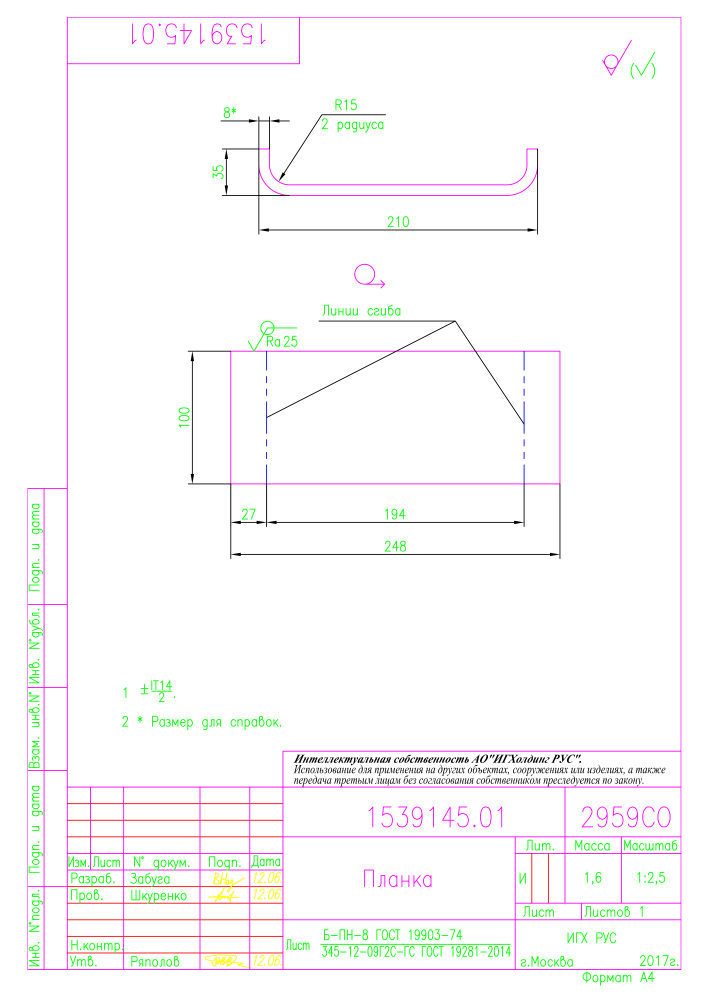
#> input picture dataset/clear_sum_dataset/vse_png/1539145_01.png, 4959 x 7017 px (shown at 1/7 size)
$ python -i notation_recovery_v1.py   (imports and definitions only)
#> lines starting #> are read from the running program, lines starting #| are printed output that depends on the picture; after the words box and inside, x2 and y2 are one past the last pixel; in counts of white or black regions, pixels touching at a corner belong together
"""Bounded research hypotheses for diameter search and row re-recognition.

No target strings or annotation boxes are runtime inputs. Original observations
are immutable; template scores are neither OCR confidence nor semantic proof.
This module is deliberately separate from the admitted service profiles.
"""
from copy import deepcopy
import math
import re

import cv2
import numpy as np

POLICY = {
    'version': 'notation-recovery/1.0', 'maximum_lines': 128,
    'maximum_rec_calls': 256, 'maximum_template_lines': 64,
    'maximum_band_pixels': 393216, 'maximum_band_width': 2048,
    'rectified_height': 128, 'template_scales': [.70, .85, 1., 1.15],
    'template_angles': [-10, 0, 10], 'maximum_templates': 4,
    'threshold_candidates': [.60, .65, .70, .75, .80, .85, .90, .95],
    'group_angle_degrees': 10, 'group_height_ratio': 1.8,
    'group_center_offset_heights': .30, 'group_gap_heights': .75,
    'maximum_group_members': 6, 'maximum_group_width_heights': 12,
    'thin_width_height_ratio': .045, 'thin_width_px': 8,
    'dilation_kernel': [2, 2], 'confidence_threshold': .65,
    'physical_geometry_approved': False, 'production_admitted': False,
}


# [6 lines left out: function bounds, not called in this run]


def polygon(box):
    x, y, r, b = box
    return [[x,y], [r,y], [r,b], [x,b]]


# [46 lines left out: functions project, _basis, rectify, not called in this run]


def ink(gray):
    return cv2.threshold(gray, 0, 255, cv2.THRESH_BINARY_INV+cv2.THRESH_OTSU)[1]


# [133 lines left out: functions trim_ink, _rotated, search_diameter, diameter_hypotheses, _barrier, assemble_rows, not called in this run]


def stroke_width(gray):
    binary=ink(gray)
    dist=cv2.distanceTransform(binary,cv2.DIST_L2,5)
    peaks=(dist>0)&(dist>=cv2.dilate(dist,np.ones((3,3),np.uint8))-.01)
    return float(np.median(2*dist[peaks])) if np.any(peaks) else 0.


# [21 lines left out: functions thicken, line_for_recognition, not called in this run]

>>> import cv2
>>> picture = cv2.imread('../../dataset/clear_sum_dataset/vse_png/1539145_01.png', cv2.IMREAD_GRAYSCALE)
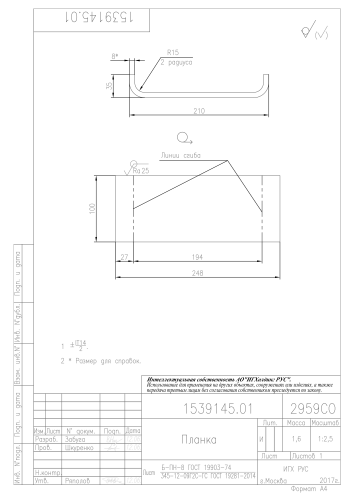
#> picture: shape (7017, 4959) (shown at 1/14 size); min 0, max 255, mean 250.3
>>> result = stroke_width(picture)
#> in ink, `return cv2.threshold(gray, 0, 255, cv2.THRESH_BINARY_INV+cv2.THRESH_OT..`:
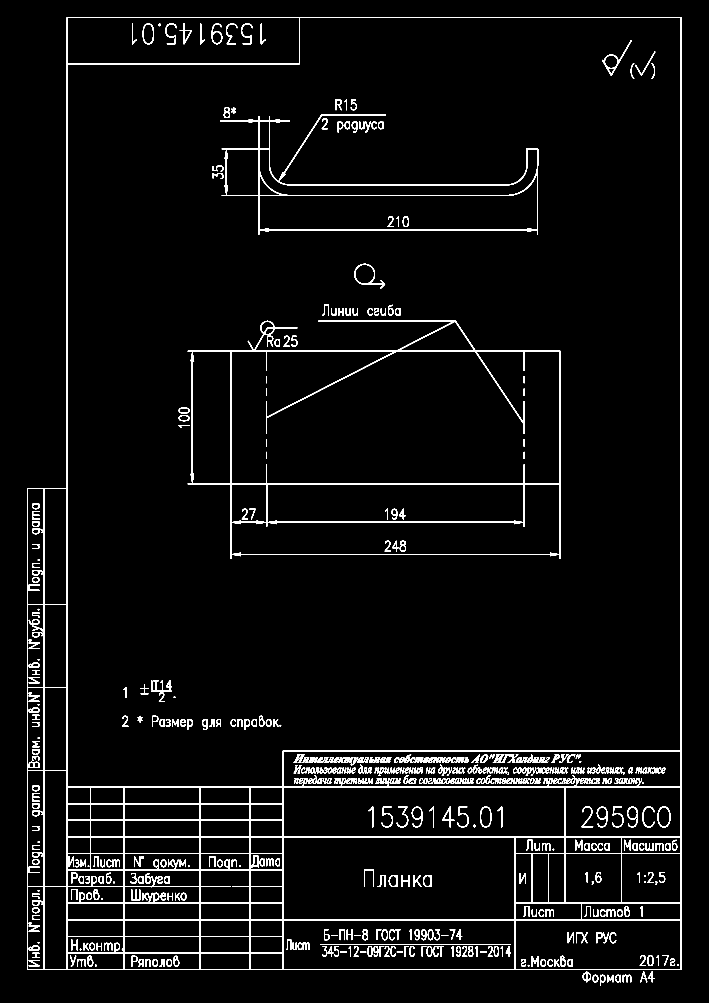
#> returned value: shape (7017, 4959) (shown at 1/7 size); 2.9% white; 536 white regions, largest, box (x1, y1, x2, y2) and area: (192, 120, 4769, 6790) 404852, (1314, 2244, 3923, 3913) 122778, (1544, 800, 3767, 1642) 67858
#> in stroke_width, `dist=cv2.distanceTransform(binary,cv2.DIST_L2,5)`:
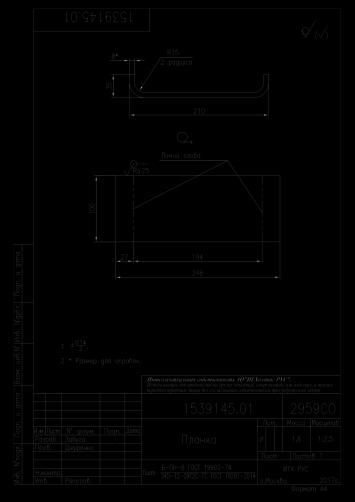
#> dist: shape (7017, 4959) float32 (shown at 1/14 size); min 0, max 10.59, mean 0.0568; drawn with min black and max white
#> in stroke_width, `peaks=(dist>0)&(dist>=cv2.dilate(dist,np.ones((3,3),np.uint8))-.01)`:
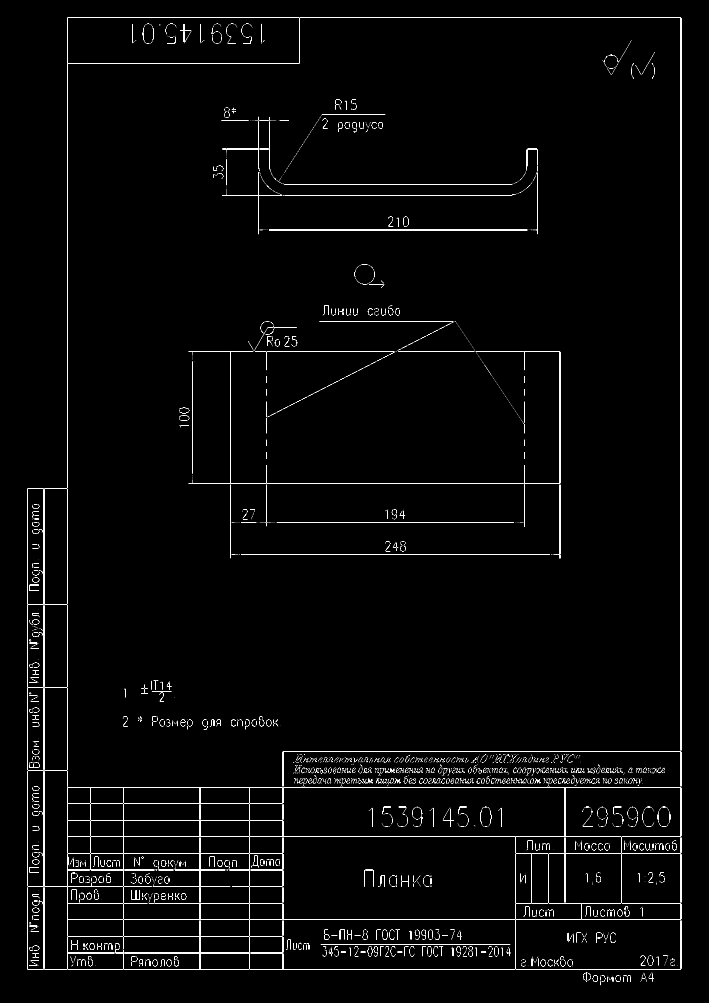
#> peaks: shape (7017, 4959) bool (shown at 1/7 size); 0.69% white in thin lines or dots, all inside (x1, y1, x2, y2) = (193, 121, 4768, 6896)
#> result = 6

$ run again, on dataset/clear_sum_dataset/vse_png/1539584_01.png
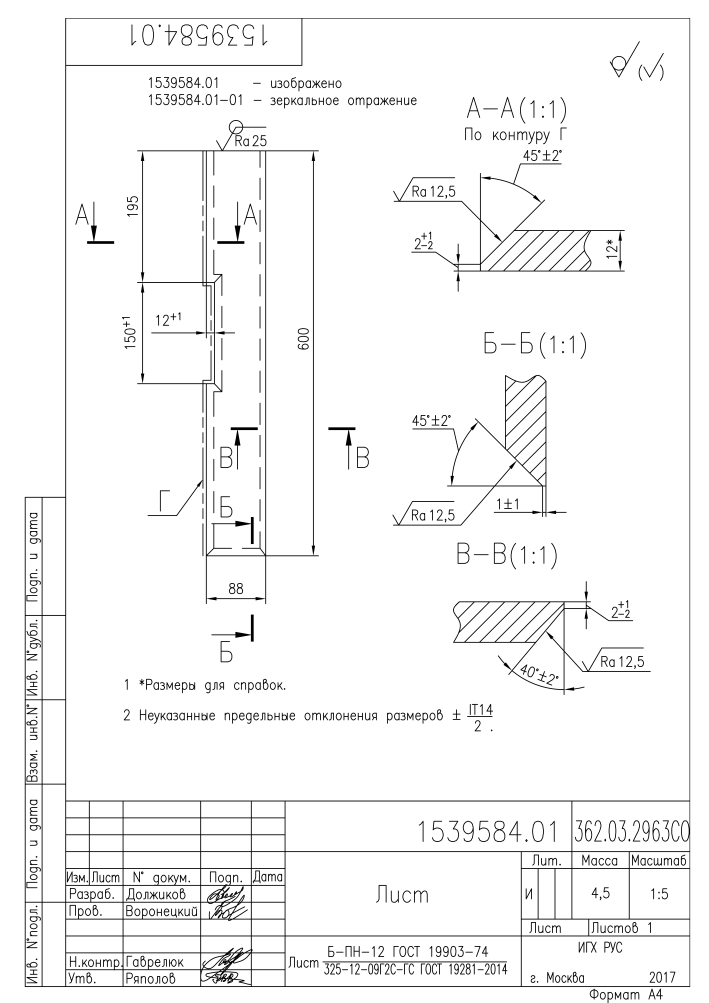
#> input picture dataset/clear_sum_dataset/vse_png/1539584_01.png, 4959 x 7017 px (shown at 1/7 size)
#> picture is the input picture: shape (7017, 4959); min 0, max 255, mean 245.6
#> in ink, `return cv2.threshold(gray, 0, 255, cv2.THRESH_BINARY_INV+cv2.THRESH_OT..`:
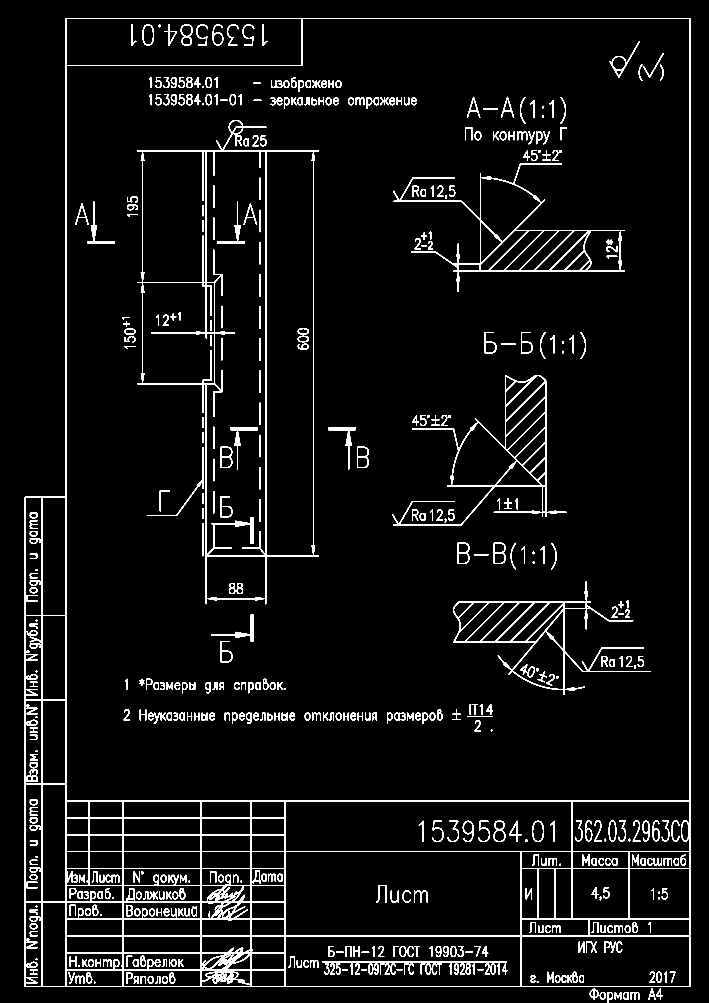
#> returned value: shape (7017, 4959) (shown at 1/7 size); 3.7% white; 560 white regions, largest, box (x1, y1, x2, y2) and area: (173, 126, 4831, 6909) 437714, (960, 840, 2232, 4229) 127732, (2752, 1144, 4374, 2042) 58929
#> in stroke_width, `peaks=(dist>0)&(dist>=cv2.dilate(dist,np.ones((3,3),np.uint8))-.01)`:
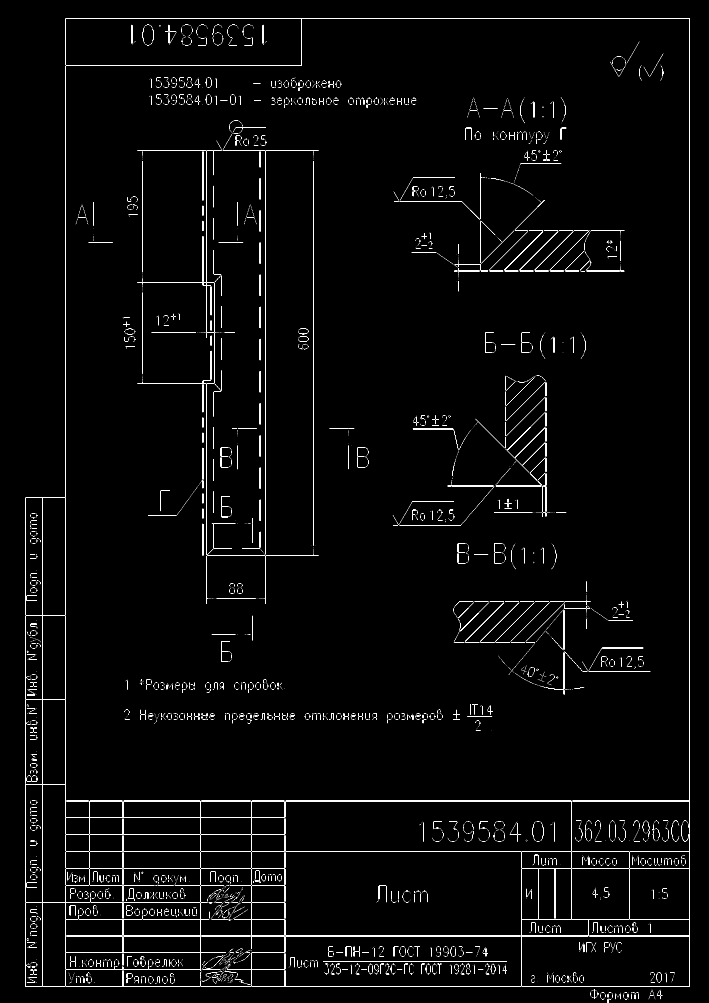
#> peaks: shape (7017, 4959) bool (shown at 1/7 size); 0.88% white in thin lines or dots
#> result = 6

$ run again, on dataset/clear_sum_dataset/vse_png/1539585_01.png
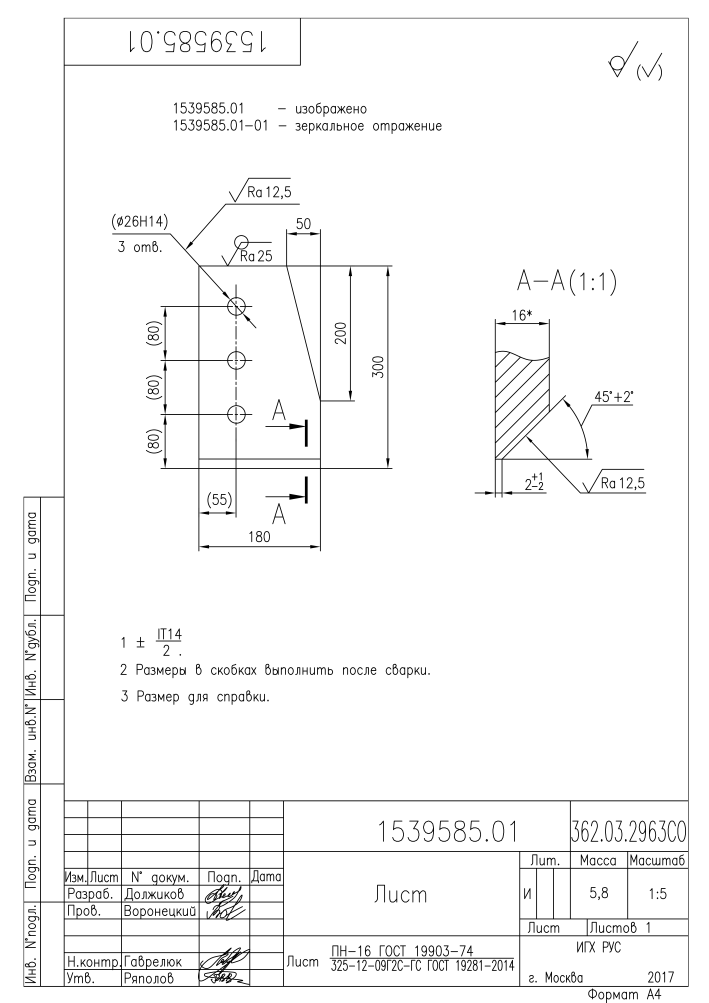
#> input picture dataset/clear_sum_dataset/vse_png/1539585_01.png, 4959 x 7017 px (shown at 1/7 size)
#> picture is the input picture: shape (7017, 4959); min 0, max 255, mean 247
#> in ink, `return cv2.threshold(gray, 0, 255, cv2.THRESH_BINARY_INV+cv2.THRESH_OT..`:
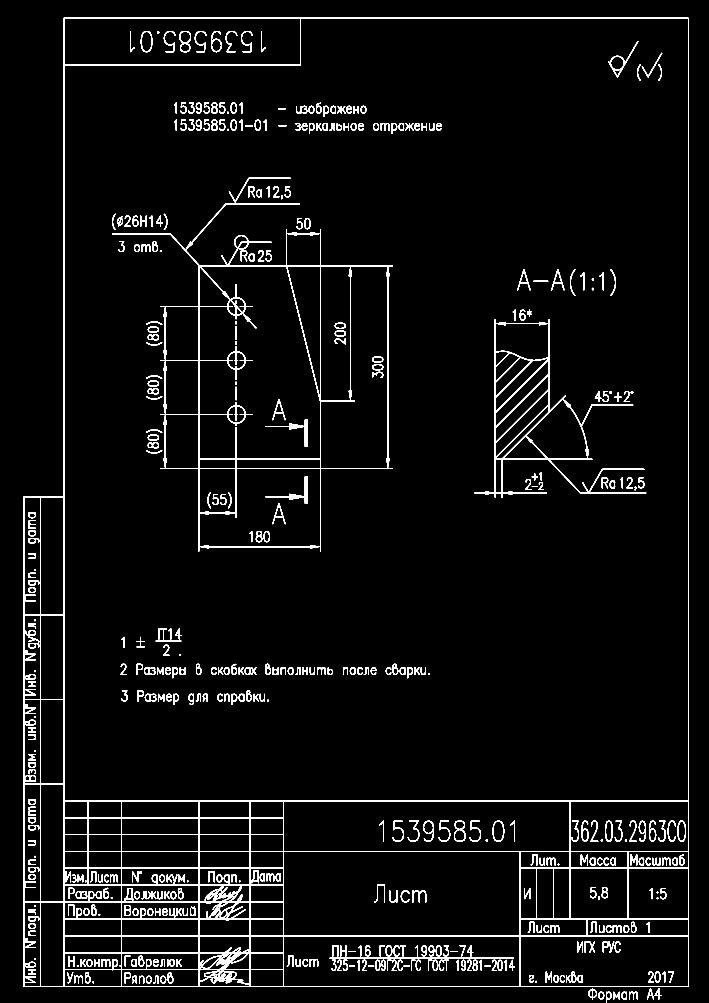
#> returned value: shape (7017, 4959) (shown at 1/7 size); 3.1% white; 494 white regions, largest, box (x1, y1, x2, y2) and area: (165, 125, 4820, 6908) 428801, (785, 1426, 2748, 3860) 135723, (3322, 2233, 4524, 3483) 63931
#> in stroke_width, `peaks=(dist>0)&(dist>=cv2.dilate(dist,np.ones((3,3),np.uint8))-.01)`:
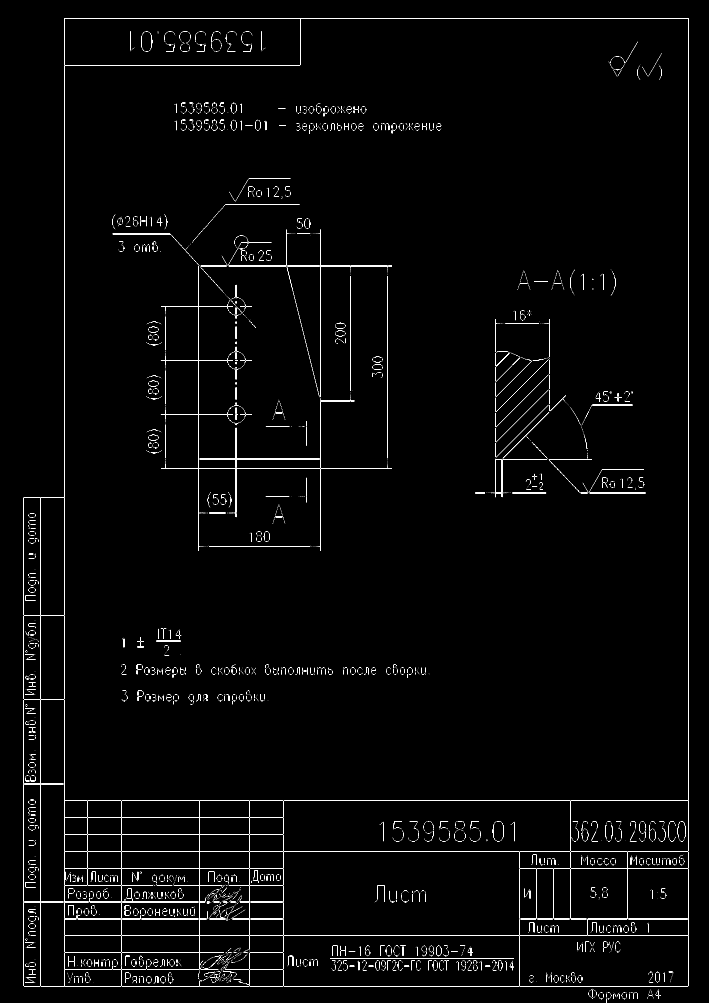
#> peaks: shape (7017, 4959) bool (shown at 1/7 size); 0.76% white in thin lines or dots
#> result = 6
